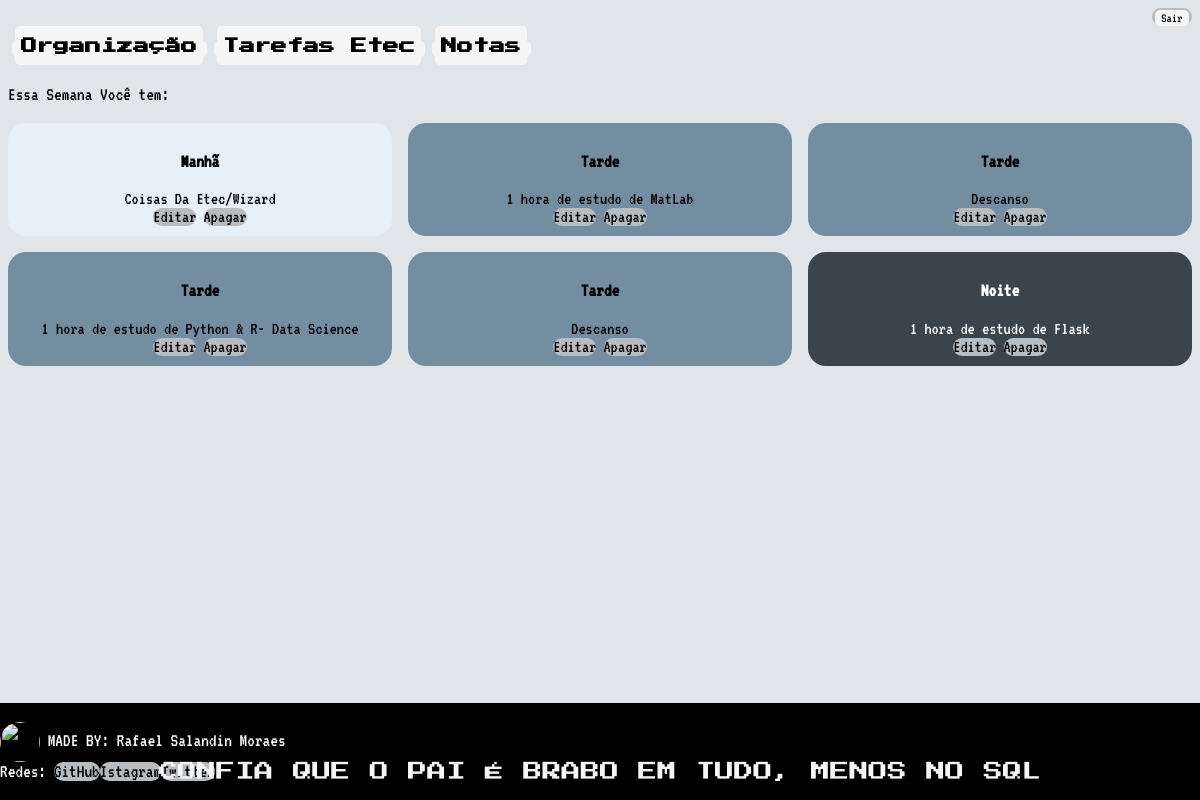
/AgendaTOP/ (signed in), run on an earlier commit of the app's database.
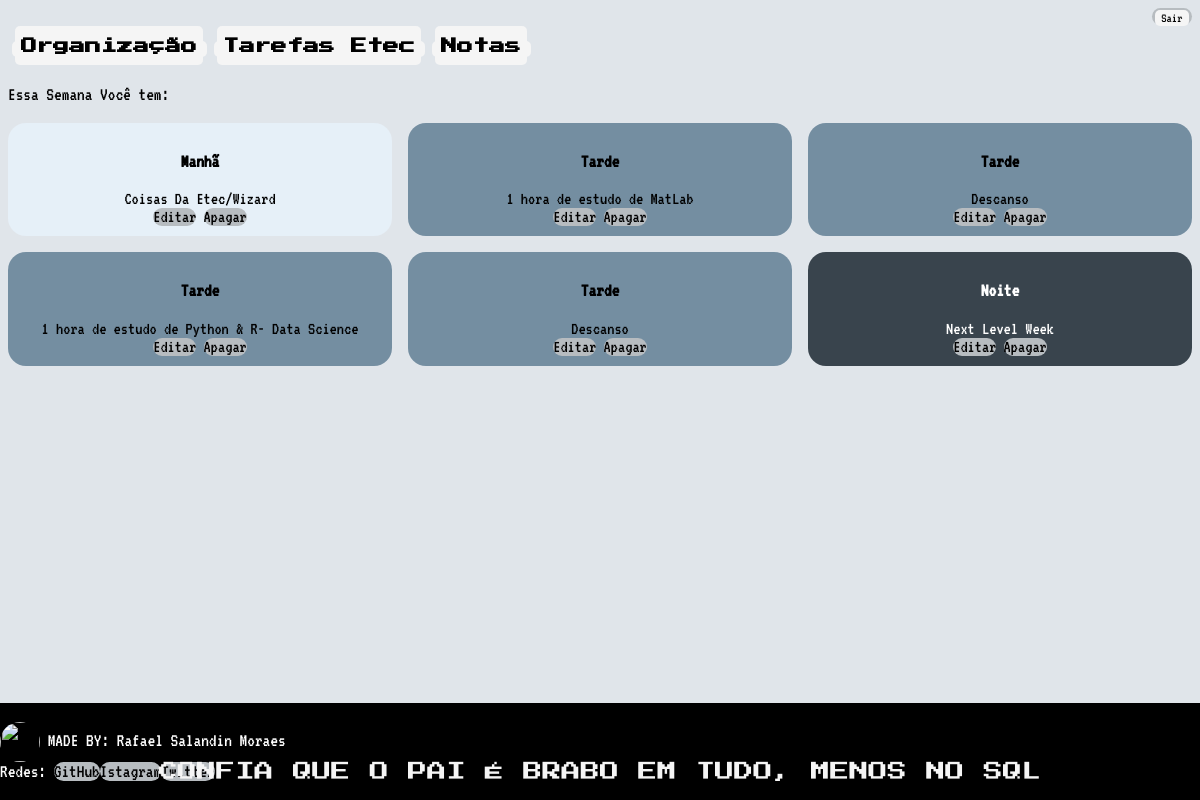
And on a later commit of the database.
### OrganizaçãodesseCorno/models.py (models this page shows, shortened)
class what_I_need_to_do(models.Model):
    titulo = models.CharField(max_length=100)
    descrição = models.TextField(blank=True, null=True)
    time = models.CharField(max_length=100, default='SOME STRING')
    usuario = models.ForeignKey(User, on_delete=models.CASCADE)
    class Meta:
        db_table = 'what'

### OrganizaçãodesseCorno/views.py (the view)
# urls.py: path('AgendaTOP/', views.Jorge),
def Jorge(request):
     usuario = request.user
     horario = what_I_need_to_do.time
     evento = what_I_need_to_do.objects.filter(usuario=usuario)
     dados = {'need':evento}
     return render(request, 'pageJorge.html', dados)

### Template/pageJorge.html (shortened to what this page needs)
{% extends "Model_P.html" %}
{% block content %}
<div class="all">
        <div class="move">
            <a href="/"><button><h1>Organização</h1></button></a><a href="/AgendaTOP/Etec"><button><h1>Tarefas Etec</h1></button></a><a href="/AgendaTOP/Notas"><button><h1>Notas</h1></button></a>
        </div>
        <p>Essa Semana Você tem:</p>
        <div class="tv">
        {% for i in need %}
                {% if i.time == 'Manhã'%}
                        <div class="{{ i.time }}">
                                <p><b>
                                        {{ i.time }}
                                </b></p>
                                <li align="center">
                                        {{ i.titulo}} <br>
                                        <a href="Create/?id={{ i.id }}">Editar</a>  <a href="delete/?id={{ i.id }}">Apagar</a>
                                </li>
                        </div>
                {%endif%}
                {% if i.time == 'Tarde'%}
                        <div class="{{ i.time }}">
                                <p><b>
                                        {{ i.time }}
                                </b></p>
                                <li align="center">
                                        {{ i.titulo}} <br>
                                        <a href="Create/?id={{ i.id }}">Editar</a>  <a href="delete/?id={{ i.id }}">Apagar</a>
                                </li>
                        </div>
                {%endif%}
                {% if i.time == 'Noite'%}
                        <div class="{{ i.time }}">
                                <p><b>
                                        {{ i.time }}
                                </b></p>
                                <li align="center">
                                        {{ i.titulo}} <br>
                                        <a href="Create/?id={{ i.id }}">Editar</a>  <a href="delete/?id={{ i.id }}">Apagar</a>
                                </li>
                        </div>
                {%endif%}
        {%endfor%}
        </div>
        <a href="Create"><button>Mudar/Adicionar</button></a>
</div>
{% endblock %}

What changed in the data, as far as the page shows it:
changed what_I_need_to_do "Noite": titulo "1 hora de estudo de Flask" → "Next Level Week"
